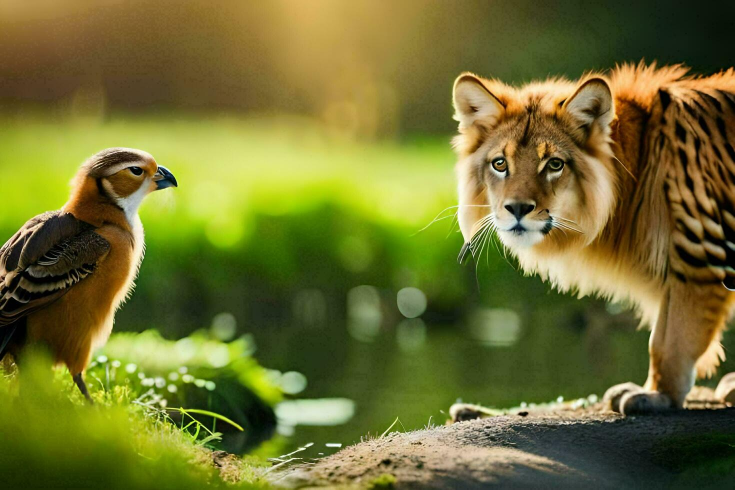
#> input picture AdvPython/Practical 11/1.jpg, 1470 x 980 px (shown at 1/2 size)
$ python 'image copy.py'
#> lines starting #> are read from the running program, lines starting #| are printed output that depends on the picture
#> the answer given: 1.jpg
from PIL import Image, ImageFilter, ImageEnhance
import matplotlib.pyplot as plt
import numpy as np

# Step 1: Image Loading and Display
def load_and_display_image(file_path):
#> called with file_path = '1.jpg'
    try:
        img = Image.open(file_path)
#> img is the input picture: PIL image 1470x980 RGB; mean R, G, B 112.3, 112.2, 47.8
#> the answer given: 1
#> the answer given: 3
        img.show()  # Display the image
        print("Image loaded successfully.")
        return img
    except FileNotFoundError:
        print("Error: Image file not found.")
        return None

# Step 2: Image Manipulation Functions

# Apply a Gaussian blur filter
def apply_gaussian_blur(img, radius=2):
#> called with radius = 3
    return img.filter(ImageFilter.GaussianBlur(radius))
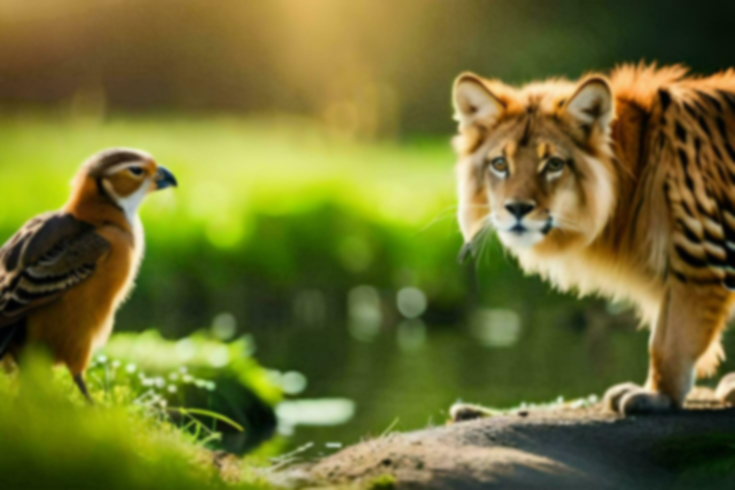
#> returned value: PIL image 1470x980 RGB (shown at 1/2 size); mean R, G, B 112.3, 112.2, 47.8

# Adjust brightness
def adjust_brightness(img, factor=1.0):
    enhancer = ImageEnhance.Brightness(img)
    return enhancer.enhance(factor)

# Convert to grayscale
def convert_to_grayscale(img):
    return img.convert("L")

# Resize image
def resize_image(img, width, height):
    return img.resize((width, height))

# Apply edge detection
def apply_edge_detection(img):
    return img.filter(ImageFilter.FIND_EDGES)

# Step 3: Histogram Analysis
def show_histogram(img):
    # Convert image to RGB if it isn't already
    if img.mode != 'RGB':
        img = img.convert('RGB')

    # Split the channels
    r, g, b = img.split()
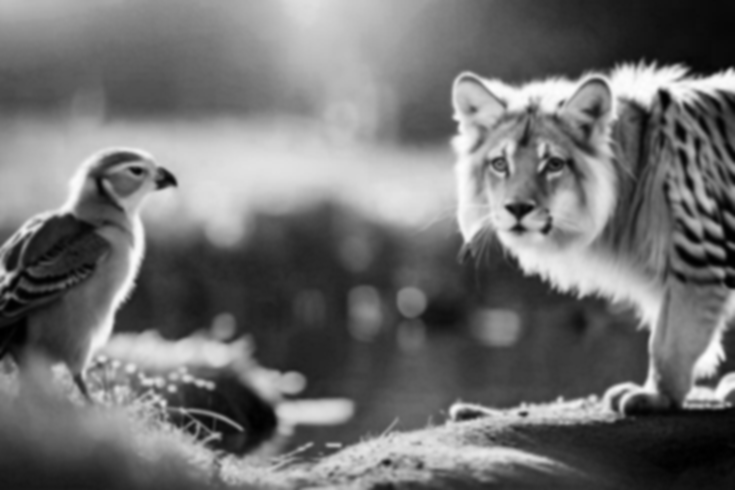
#> r: PIL image 1470x980 L (shown at 1/2 size); min 0, max 253, mean 112.3
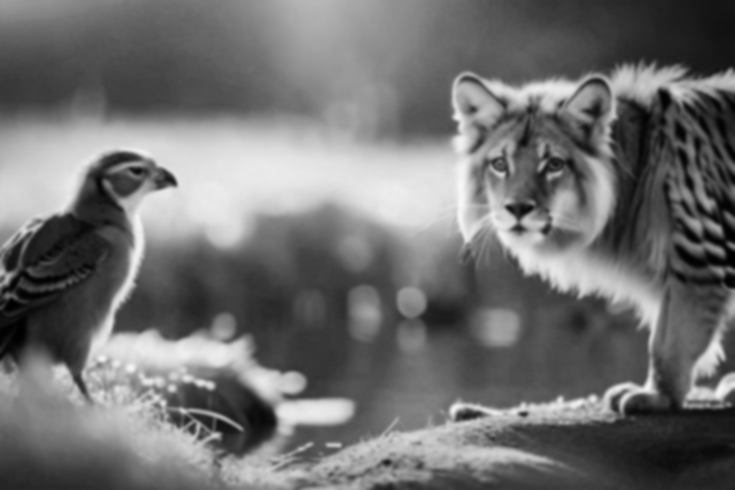
#> g: PIL image 1470x980 L (shown at 1/2 size); min 0, max 248, mean 112.2
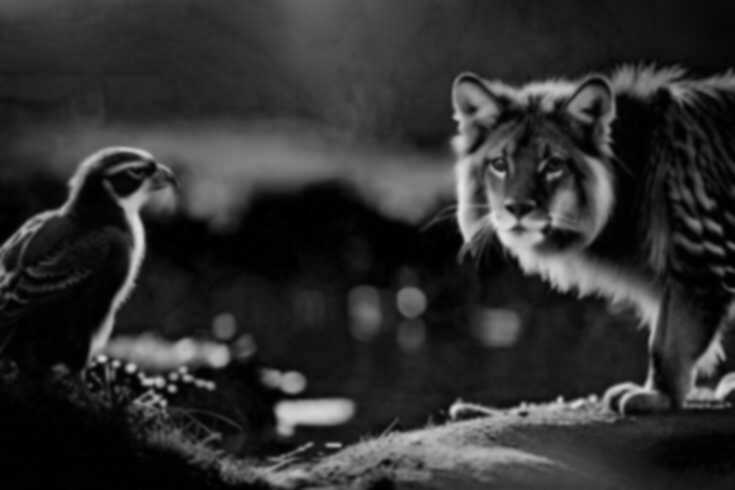
#> b: PIL image 1470x980 L (shown at 1/2 size); min 0, max 229, mean 47.8

    # Calculate histogram
    r_hist = np.array(r.histogram())
#> r_hist = 256 values, max 11139 at index 43, min 0 at index 254, mean 5627.3
    g_hist = np.array(g.histogram())
#> g_hist = 256 values, max 13352 at index 78, min 0 at index 249, mean 5627.3
    b_hist = np.array(b.histogram())
#> b_hist = 256 values, max 58559 at index 1, min 0 at index 230, mean 5627.3

    # Plot histograms
    plt.figure(figsize=(10, 4))
    plt.subplot(1, 3, 1)
    plt.plot(r_hist, color='red')
    plt.title("Red Channel Histogram")
    plt.subplot(1, 3, 2)
    plt.plot(g_hist, color='green')
    plt.title("Green Channel Histogram")
    plt.subplot(1, 3, 3)
    plt.plot(b_hist, color='blue')
    plt.title("Blue Channel Histogram")
    plt.tight_layout()
    plt.show()
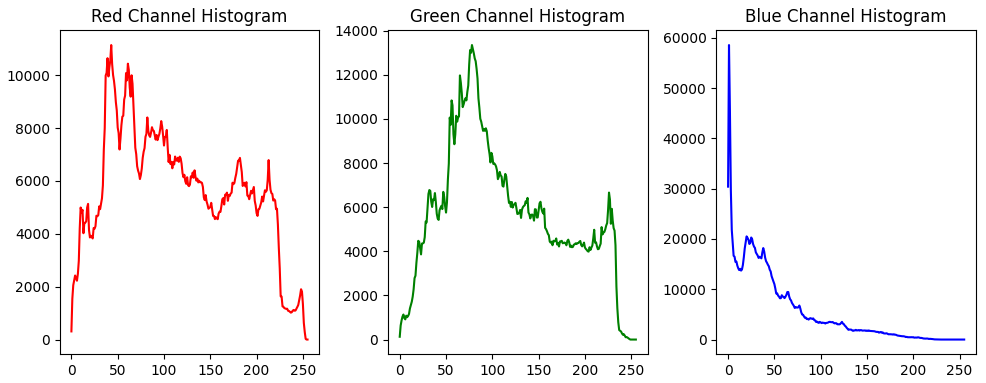
#> figure drawn by matplotlib, 3 panels; panel 1: curve peaks at x = 43, y = 11139; panel 2: curve peaks at x = 78, y = 13352; panel 3: curve peaks at x = 1, y = 58559

# Main Program Flow
def main():
    # Step 1: Load and display the image
    file_path = input("Enter the path of the image file: ")
    img = load_and_display_image(file_path)

    if img is None:
        return

    # Step 2: Image Manipulation options
    print("\nSelect an image manipulation option:")
    print("1. Apply Gaussian Blur")
    print("2. Adjust Brightness")
    print("3. Convert to Grayscale")
    print("4. Resize Image")
    print("5. Apply Edge Detection")
    choice = int(input("Enter choice (1-5): "))

    if choice == 1:
        radius = float(input("Enter blur radius: "))
        img = apply_gaussian_blur(img, radius)
    elif choice == 2:
        factor = float(input("Enter brightness factor (1.0 = original): "))
        img = adjust_brightness(img, factor)
    elif choice == 3:
        img = convert_to_grayscale(img)
    elif choice == 4:
        width = int(input("Enter new width: "))
        height = int(input("Enter new height: "))
        img = resize_image(img, width, height)
    elif choice == 5:
        img = apply_edge_detection(img)
    else:
        print("Invalid choice.")
        return

    # Display manipulated image
    img.show()

    # Step 3: Histogram Analysis
    print("\nDisplaying histogram for the manipulated image.")
    show_histogram(img)

if __name__ == "__main__":
    main()
